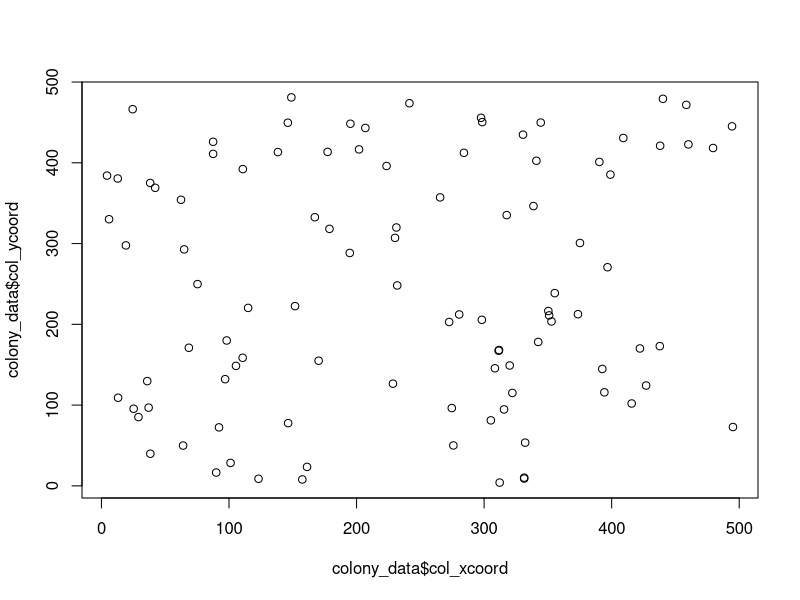
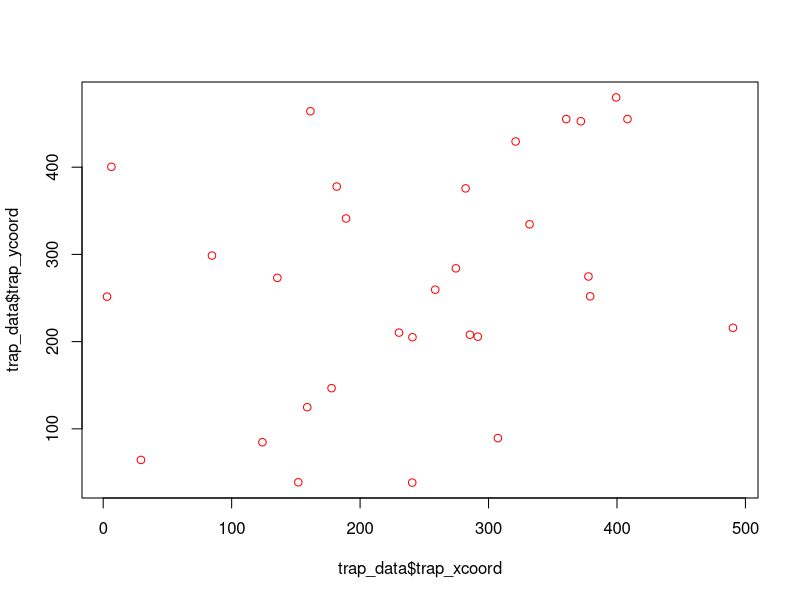

Source code (R) for these figures, in order:
##### Simulate data for pope_consgenetics model #####
# Script Initiated: April 2, 2025
# By: Jenna Melanson
# Goal: reproduce simulated data from 2017 Conservation Genetics Paper


##### Required Data #####
### number of colonies (num_col)
### total number of bees (num_bees)
### number of bees per colony (col_size)
### landscape bounds (e.g., define survey space)
### colony locations (start with uniform distribution)

### number of traps
### trap locations
### floral quality at each trap (normal(0,1) for now)

### rate parameter beta (how willing are bees to travel long distances)
### rate parameter theta (how attracted are bees to flowers)

### eps (trap specific random effect) --> ignore initially
### psi (colony-specific random effect) --> ignore initially


##### Define landscape bounds, number of bees & traps #####
landscape_lower = 0
landscape_upper = 500
num_col = 100
num_bees = 2000
num_traps = 30

##### Define colony characteristics #####
col_id = 1:num_col
colsize = rep(num_bees/num_col, num_col)
col_xcoord = runif(num_col, landscape_lower, landscape_upper)
col_ycoord = runif(num_col, landscape_lower, landscape_upper)

colony_data = as.data.frame(cbind(col_id, colsize, col_xcoord, col_ycoord))

#plot colonies
landscape = plot(colony_data$col_xcoord, colony_data$col_ycoord)

##### Define trap characteristics #####
trap_id = 1:num_traps
trap_quality = rnorm(num_traps, 0, 1)
trap_xcoord = runif(num_traps, landscape_lower, landscape_upper)
trap_ycoord = runif(num_traps, landscape_lower, landscape_upper)

trap_data = as.data.frame(cbind(trap_id, trap_quality, trap_xcoord, trap_ycoord))

#plot traps
landscape = landscape + plot(trap_data$trap_xcoord, trap_data$trap_ycoord, col = "red")
